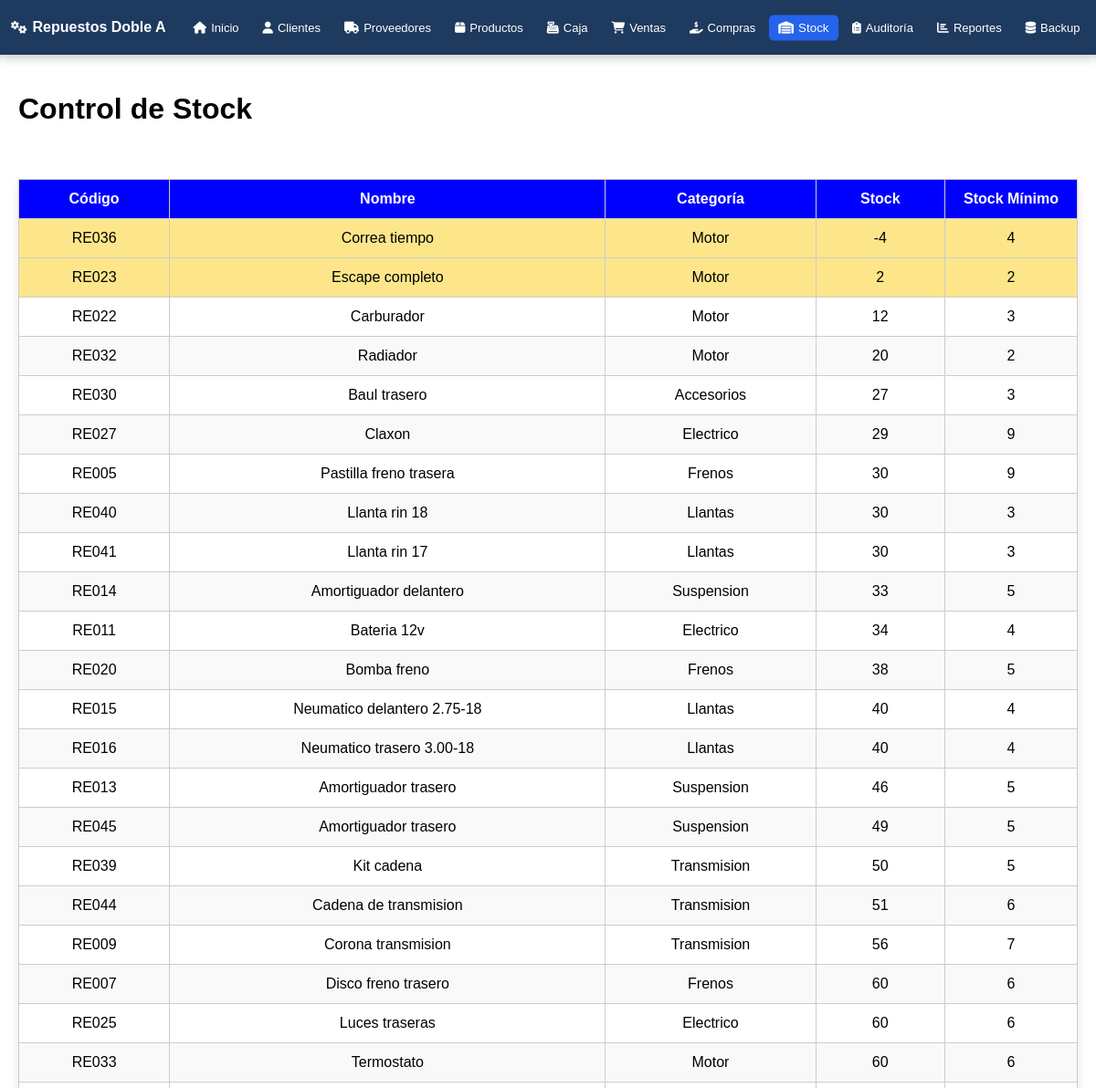
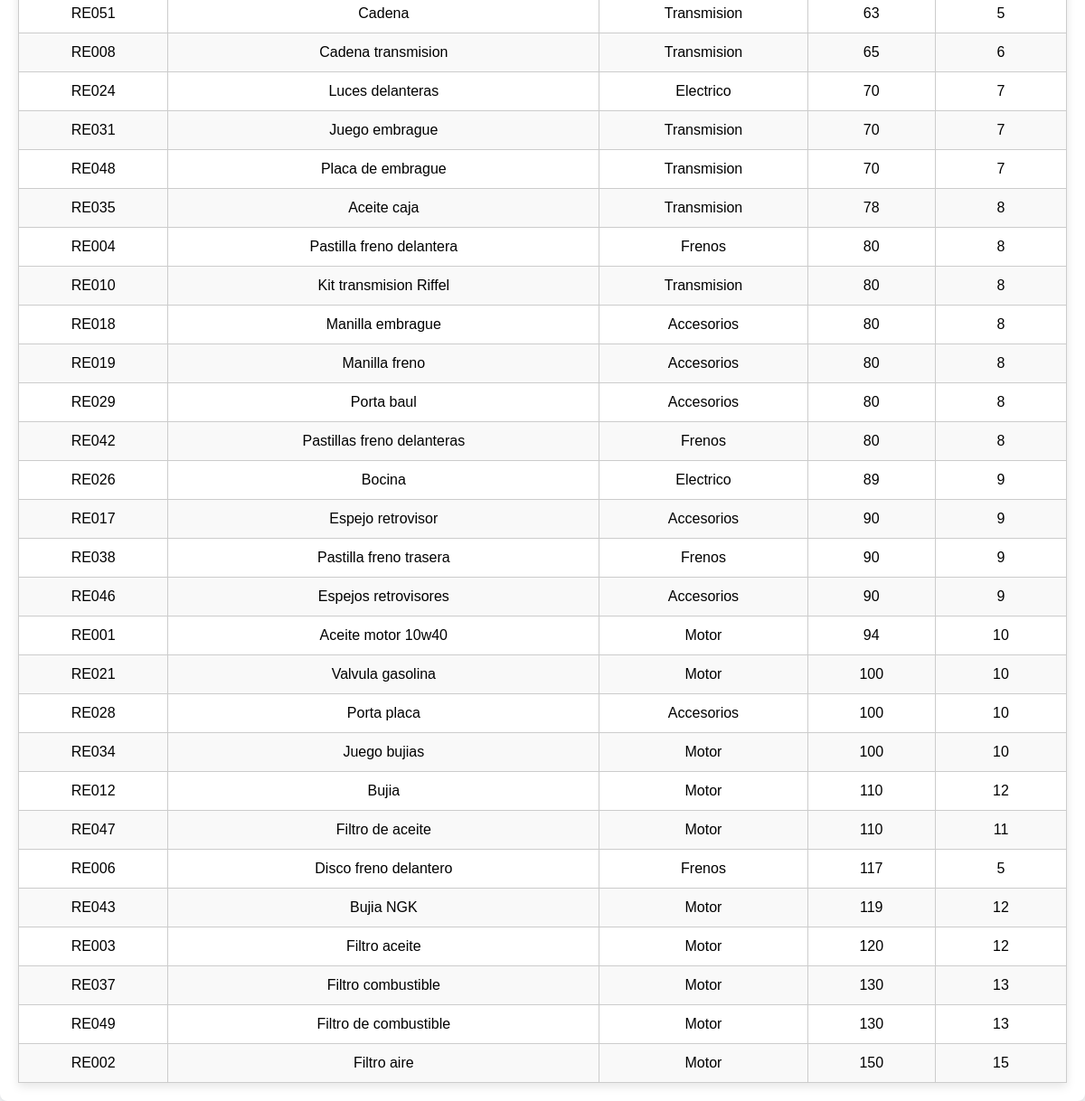
The app's page /modulos/stock/stock.php (signed in), older data (2 pictures, top to bottom).
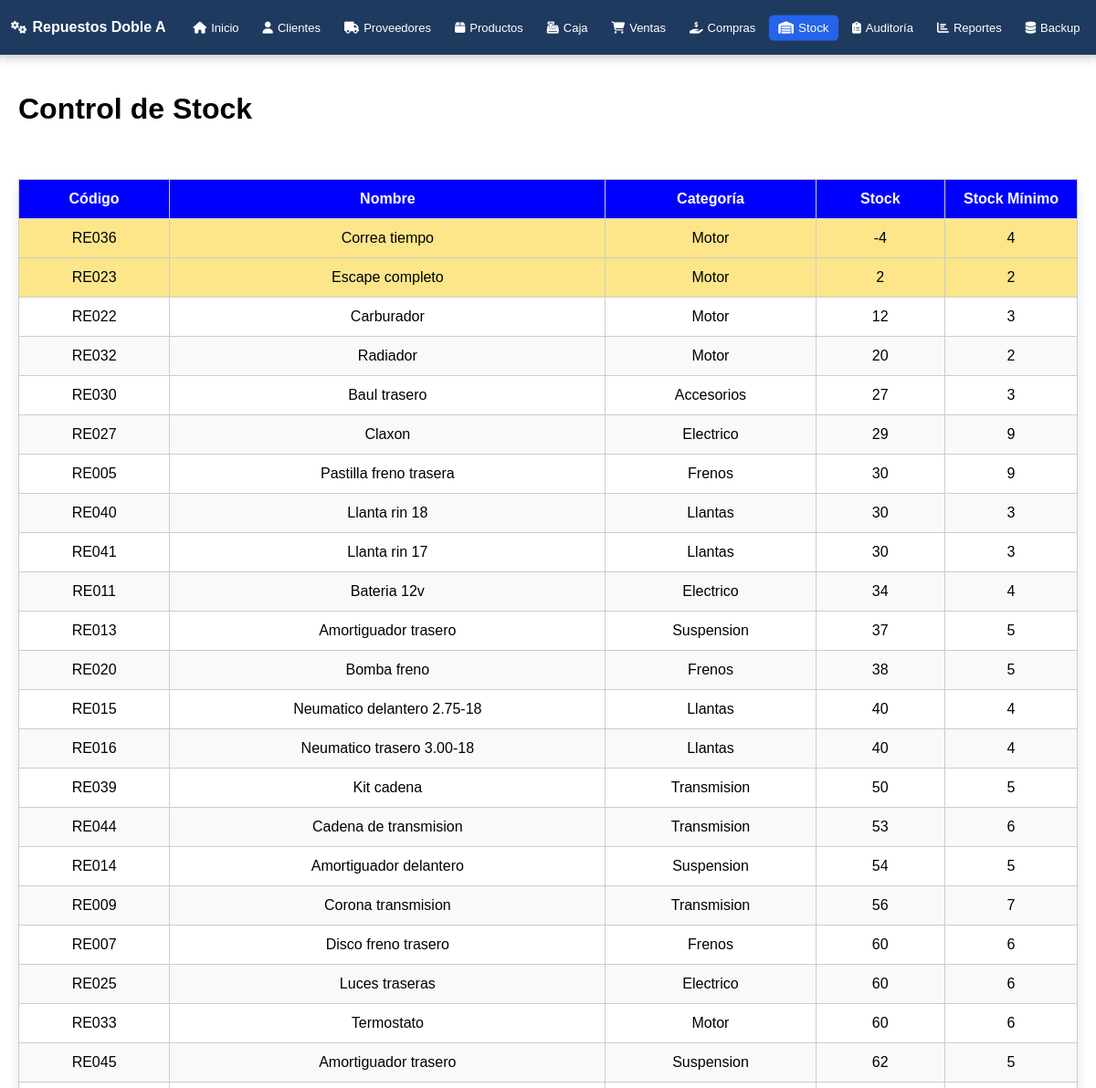
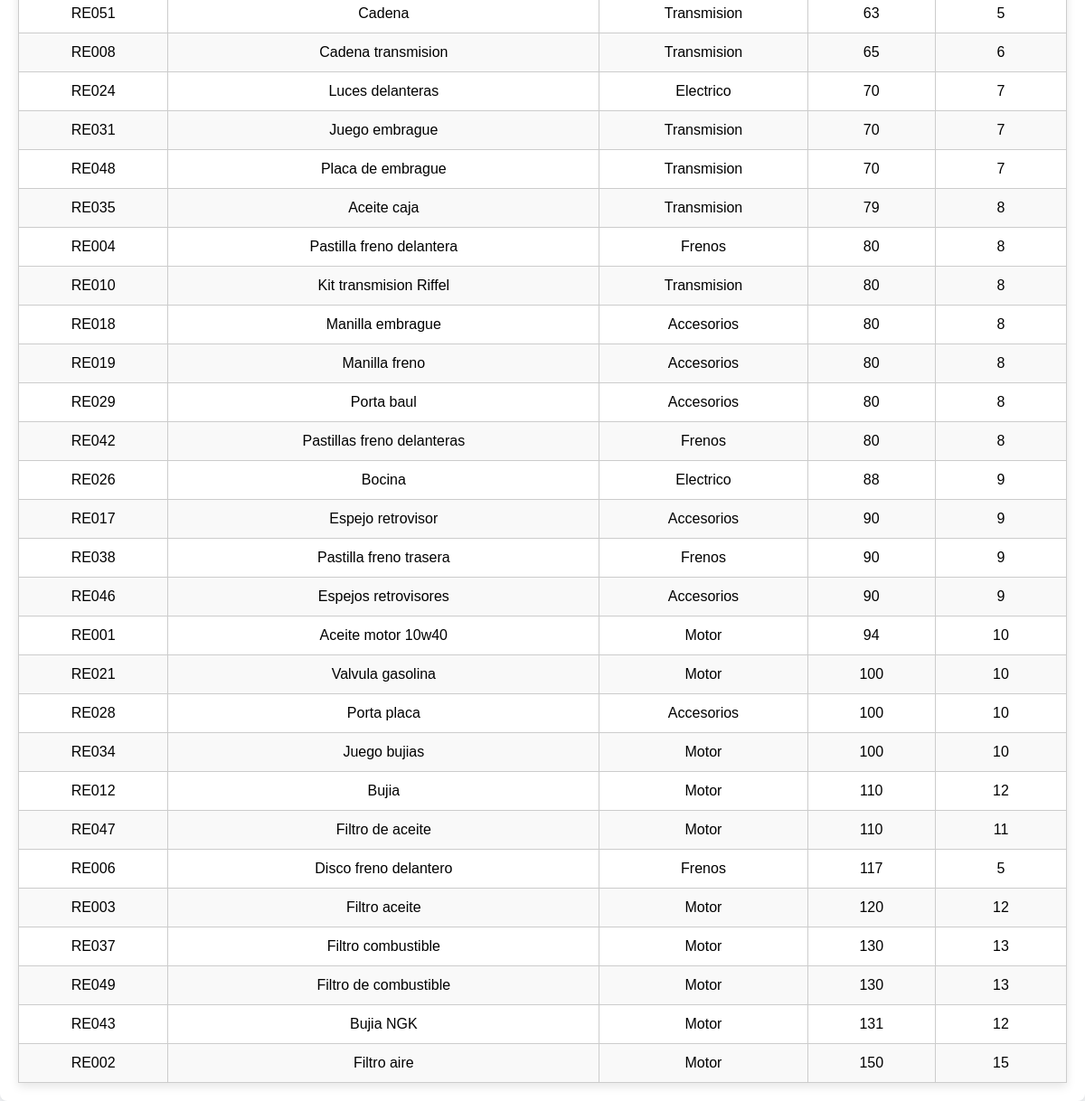
The same page, newer data (2 pictures, top to bottom).
### tables this page shows
CREATE TABLE `productos` (
  `id` int(11) NOT NULL AUTO_INCREMENT,
  `codigo` varchar(50) DEFAULT NULL,
  `nombre` varchar(150) NOT NULL,
  `categoria` varchar(100) DEFAULT NULL,
  `marca` varchar(50) DEFAULT NULL,
  `modelo` varchar(50) DEFAULT NULL,
  `cilindrada` varchar(10) DEFAULT NULL,
  `precio` decimal(10,2) NOT NULL DEFAULT '0.00',
  `stock` int(11) NOT NULL DEFAULT '0',
  `stock_min` int(11) NOT NULL DEFAULT '0',
  `proveedor_id` int(11) DEFAULT NULL,
  `created_at` timestamp NOT NULL DEFAULT CURRENT_TIMESTAMP,
  PRIMARY KEY (`id`),
  KEY `proveedor_id` (`proveedor_id`),
  CONSTRAINT `productos_ibfk_1` FOREIGN KEY (`proveedor_id`) REFERENCES `proveedores` (`id`) ON DELETE SET NULL
);

### modulos/stock/stock.php (the view, shortened to what this page needs)
<?php
$base_path = $_SERVER['DOCUMENT_ROOT'] . '/repuestos/';
include $base_path . 'includes/auth.php';
include $base_path . 'includes/header.php';
$stmt = $pdo->query("SELECT * FROM productos ORDER BY stock ASC");
$productos = $stmt->fetchAll();
?>
<div class="container tabla-responsive">
    <h1>Control de Stock</h1>
    <br><br>
    <table class="crud-table">
        <thead>
            <tr>
                <th>Código</th>
                <th>Nombre</th>
                <th>Categoría</th>
                <th>Stock</th>
                <th>Stock Mínimo</th>
            </tr>
        </thead>
        <tbody>
        <?php
        if($productos){
            foreach($productos as $fila){
                $clase = ($fila['stock'] <= $fila['stock_min']) ? 'low-stock' : '';
                echo '<tr class="'.$clase.'">';
                echo '<td>'.htmlspecialchars($fila['codigo']).'</td>';
                echo '<td>'.htmlspecialchars($fila['nombre']).'</td>';
                echo '<td>'.htmlspecialchars($fila['categoria']).'</td>';
                echo '<td>'.htmlspecialchars($fila['stock']).'</td>';
                echo '<td>'.htmlspecialchars($fila['stock_min']).'</td>';
                echo '</tr>';
            }
        } else {
            echo '<tr><td colspan="5">No hay productos registrados.</td></tr>';
        }
        ?>
        </tbody>
    </table>
</div>
<?php include $base_path . 'includes/footer.php'; ?>

Row changes from the older to the newer data that the page shows:
changed productos "RE013": stock "46" → "37"; moves up the list
changed productos "RE044": stock "51" → "53"
changed productos "RE014": stock "33" → "54"; moves down the list
changed productos "RE045": stock "49" → "62"; moves down the list
changed productos "RE035": stock "78" → "79"
changed productos "RE026": stock "89" → "88"
changed productos "RE043": stock "119" → "131"; moves down the list
